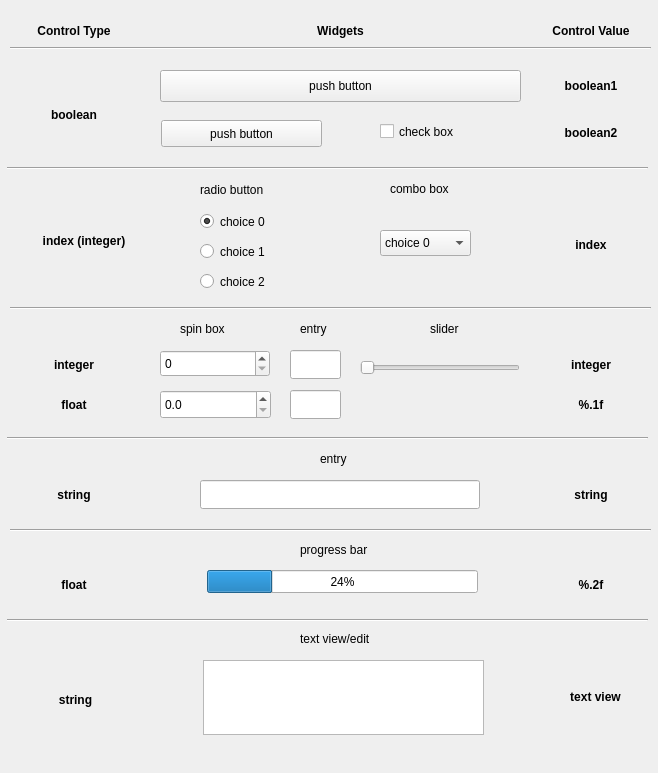
<ui version="4.0" >
 <author>Copyright (c) 2006 Fabrizio Pollastri</author>
 <class>example</class>
 <widget class="QMainWindow" name="example" >
  <property name="geometry" >
   <rect>
    <x>0</x>
    <y>0</y>
    <width>658</width>
    <height>773</height>
   </rect>
  </property>
  <property name="windowTitle" >
   <string>AVC Qt4 showcase example</string>
  </property>
  <widget class="QWidget" name="centralwidget" >
   <property name="geometry" >
    <rect>
     <x>0</x>
     <y>26</y>
     <width>658</width>
     <height>747</height>
    </rect>
   </property>
   <widget class="QPushButton" name="boolean1__pushbutton" >
    <property name="geometry" >
     <rect>
      <x>160</x>
      <y>70</y>
      <width>361</width>
      <height>32</height>
     </rect>
    </property>
    <property name="text" >
     <string>push button</string>
    </property>
   </widget>
   <widget class="Line" name="line" >
    <property name="geometry" >
     <rect>
      <x>10</x>
      <y>40</y>
      <width>641</width>
      <height>16</height>
     </rect>
    </property>
    <property name="orientation" >
     <enum>Qt::Horizontal</enum>
    </property>
   </widget>
   <widget class="QPushButton" name="boolean2__pushbutton2" >
    <property name="geometry" >
     <rect>
      <x>161</x>
      <y>120</y>
      <width>161</width>
      <height>27</height>
     </rect>
    </property>
    <property name="sizePolicy" >
     <sizepolicy vsizetype="Fixed" hsizetype="Expanding" >
      <horstretch>0</horstretch>
      <verstretch>0</verstretch>
     </sizepolicy>
    </property>
    <property name="text" >
     <string>push button</string>
    </property>
   </widget>
   <widget class="QCheckBox" name="boolean2" >
    <property name="geometry" >
     <rect>
      <x>380</x>
      <y>120</y>
      <width>141</width>
      <height>23</height>
     </rect>
    </property>
    <property name="autoFillBackground" >
     <bool>false</bool>
    </property>
    <property name="text" >
     <string>check box</string>
    </property>
   </widget>
   <widget class="Line" name="line_2" >
    <property name="geometry" >
     <rect>
      <x>7</x>
      <y>160</y>
      <width>641</width>
      <height>16</height>
     </rect>
    </property>
    <property name="orientation" >
     <enum>Qt::Horizontal</enum>
    </property>
   </widget>
   <widget class="QRadioButton" name="radio__button0" >
    <property name="geometry" >
     <rect>
      <x>200</x>
      <y>210</y>
      <width>112</width>
      <height>23</height>
     </rect>
    </property>
    <property name="text" >
     <string>choice 0</string>
    </property>
    <property name="checked" >
     <bool>true</bool>
    </property>
   </widget>
   <widget class="QRadioButton" name="radio__button2" >
    <property name="geometry" >
     <rect>
      <x>200</x>
      <y>270</y>
      <width>112</width>
      <height>23</height>
     </rect>
    </property>
    <property name="text" >
     <string>choice 2</string>
    </property>
   </widget>
   <widget class="QLabel" name="label" >
    <property name="geometry" >
     <rect>
      <x>200</x>
      <y>180</y>
      <width>78</width>
      <height>20</height>
     </rect>
    </property>
    <property name="text" >
     <string>radio button</string>
    </property>
   </widget>
   <widget class="QRadioButton" name="radio__button1" >
    <property name="geometry" >
     <rect>
      <x>200</x>
      <y>240</y>
      <width>111</width>
      <height>23</height>
     </rect>
    </property>
    <property name="text" >
     <string>choice 1</string>
    </property>
   </widget>
   <widget class="QLabel" name="label_2" >
    <property name="geometry" >
     <rect>
      <x>390</x>
      <y>180</y>
      <width>68</width>
      <height>17</height>
     </rect>
    </property>
    <property name="text" >
     <string>combo box</string>
    </property>
   </widget>
   <widget class="QLabel" name="label_3" >
    <property name="geometry" >
     <rect>
      <x>180</x>
      <y>320</y>
      <width>58</width>
      <height>17</height>
     </rect>
    </property>
    <property name="text" >
     <string>spin box</string>
    </property>
   </widget>
   <widget class="QLineEdit" name="float__entry" >
    <property name="geometry" >
     <rect>
      <x>290</x>
      <y>390</y>
      <width>51</width>
      <height>29</height>
     </rect>
    </property>
   </widget>
   <widget class="QLabel" name="label_4" >
    <property name="geometry" >
     <rect>
      <x>300</x>
      <y>320</y>
      <width>32</width>
      <height>17</height>
     </rect>
    </property>
    <property name="text" >
     <string>entry</string>
    </property>
   </widget>
   <widget class="QSpinBox" name="integer__spinbox" >
    <property name="geometry" >
     <rect>
      <x>160</x>
      <y>350</y>
      <width>110</width>
      <height>27</height>
     </rect>
    </property>
    <property name="maximum" >
     <number>999999</number>
    </property>
   </widget>
   <widget class="Line" name="line_4" >
    <property name="geometry" >
     <rect>
      <x>7</x>
      <y>430</y>
      <width>641</width>
      <height>16</height>
     </rect>
    </property>
    <property name="orientation" >
     <enum>Qt::Horizontal</enum>
    </property>
   </widget>
   <widget class="QLabel" name="label_5" >
    <property name="geometry" >
     <rect>
      <x>320</x>
      <y>450</y>
      <width>32</width>
      <height>17</height>
     </rect>
    </property>
    <property name="text" >
     <string>entry</string>
    </property>
   </widget>
   <widget class="Line" name="line_5" >
    <property name="geometry" >
     <rect>
      <x>7</x>
      <y>610</y>
      <width>641</width>
      <height>20</height>
     </rect>
    </property>
    <property name="orientation" >
     <enum>Qt::Horizontal</enum>
    </property>
   </widget>
   <widget class="QLabel" name="label_6" >
    <property name="geometry" >
     <rect>
      <x>430</x>
      <y>320</y>
      <width>34</width>
      <height>17</height>
     </rect>
    </property>
    <property name="text" >
     <string>slider</string>
    </property>
   </widget>
   <widget class="QLabel" name="label_7" >
    <property name="geometry" >
     <rect>
      <x>300</x>
      <y>630</y>
      <width>82</width>
      <height>17</height>
     </rect>
    </property>
    <property name="text" >
     <string>text view/edit</string>
    </property>
   </widget>
   <widget class="QLineEdit" name="integer__entry" >
    <property name="geometry" >
     <rect>
      <x>290</x>
      <y>350</y>
      <width>51</width>
      <height>29</height>
     </rect>
    </property>
   </widget>
   <widget class="QLineEdit" name="string__entry" >
    <property name="geometry" >
     <rect>
      <x>200</x>
      <y>480</y>
      <width>280</width>
      <height>29</height>
     </rect>
    </property>
   </widget>
   <widget class="Line" name="line_3" >
    <property name="geometry" >
     <rect>
      <x>10</x>
      <y>300</y>
      <width>641</width>
      <height>16</height>
     </rect>
    </property>
    <property name="orientation" >
     <enum>Qt::Horizontal</enum>
    </property>
   </widget>
   <widget class="QTextEdit" name="textview__textedit" >
    <property name="geometry" >
     <rect>
      <x>203</x>
      <y>660</y>
      <width>281</width>
      <height>75</height>
     </rect>
    </property>
   </widget>
   <widget class="QComboBox" name="radio__combobox" >
    <property name="geometry" >
     <rect>
      <x>380</x>
      <y>230</y>
      <width>91</width>
      <height>26</height>
     </rect>
    </property>
    <property name="minimumContentsLength" >
     <number>0</number>
    </property>
    <item>
     <property name="text" >
      <string>choice 0</string>
     </property>
    </item>
    <item>
     <property name="text" >
      <string>choice 1</string>
     </property>
    </item>
    <item>
     <property name="text" >
      <string>choice 2</string>
     </property>
    </item>
   </widget>
   <widget class="QLabel" name="textLabel1" >
    <property name="geometry" >
     <rect>
      <x>20</x>
      <y>20</y>
      <width>108</width>
      <height>22</height>
     </rect>
    </property>
    <property name="font" >
     <font>
      <weight>75</weight>
      <bold>true</bold>
     </font>
    </property>
    <property name="text" >
     <string>Control Type</string>
    </property>
    <property name="alignment" >
     <set>Qt::AlignCenter</set>
    </property>
    <property name="wordWrap" >
     <bool>false</bool>
    </property>
   </widget>
   <widget class="QLabel" name="textLabel3" >
    <property name="geometry" >
     <rect>
      <x>310</x>
      <y>20</y>
      <width>61</width>
      <height>22</height>
     </rect>
    </property>
    <property name="font" >
     <font>
      <weight>75</weight>
      <bold>true</bold>
     </font>
    </property>
    <property name="text" >
     <string>Widgets</string>
    </property>
    <property name="alignment" >
     <set>Qt::AlignCenter</set>
    </property>
    <property name="wordWrap" >
     <bool>false</bool>
    </property>
   </widget>
   <widget class="QLabel" name="textLabel2" >
    <property name="geometry" >
     <rect>
      <x>540</x>
      <y>20</y>
      <width>102</width>
      <height>22</height>
     </rect>
    </property>
    <property name="font" >
     <font>
      <weight>75</weight>
      <bold>true</bold>
     </font>
    </property>
    <property name="text" >
     <string>Control Value</string>
    </property>
    <property name="alignment" >
     <set>Qt::AlignCenter</set>
    </property>
    <property name="wordWrap" >
     <bool>false</bool>
    </property>
   </widget>
   <widget class="QLabel" name="textLabel4" >
    <property name="geometry" >
     <rect>
      <x>20</x>
      <y>100</y>
      <width>108</width>
      <height>30</height>
     </rect>
    </property>
    <property name="font" >
     <font>
      <weight>75</weight>
      <bold>true</bold>
     </font>
    </property>
    <property name="text" >
     <string>boolean</string>
    </property>
    <property name="alignment" >
     <set>Qt::AlignCenter</set>
    </property>
    <property name="wordWrap" >
     <bool>false</bool>
    </property>
   </widget>
   <widget class="QLabel" name="textLabel5" >
    <property name="geometry" >
     <rect>
      <x>30</x>
      <y>230</y>
      <width>108</width>
      <height>21</height>
     </rect>
    </property>
    <property name="font" >
     <font>
      <weight>75</weight>
      <bold>true</bold>
     </font>
    </property>
    <property name="text" >
     <string>index (integer)</string>
    </property>
    <property name="alignment" >
     <set>Qt::AlignCenter</set>
    </property>
    <property name="wordWrap" >
     <bool>false</bool>
    </property>
   </widget>
   <widget class="QLabel" name="textLabel6" >
    <property name="geometry" >
     <rect>
      <x>20</x>
      <y>350</y>
      <width>108</width>
      <height>29</height>
     </rect>
    </property>
    <property name="font" >
     <font>
      <weight>75</weight>
      <bold>true</bold>
     </font>
    </property>
    <property name="text" >
     <string>integer</string>
    </property>
    <property name="alignment" >
     <set>Qt::AlignCenter</set>
    </property>
    <property name="wordWrap" >
     <bool>false</bool>
    </property>
   </widget>
   <widget class="QLabel" name="textLabel7" >
    <property name="geometry" >
     <rect>
      <x>20</x>
      <y>390</y>
      <width>108</width>
      <height>29</height>
     </rect>
    </property>
    <property name="font" >
     <font>
      <weight>75</weight>
      <bold>true</bold>
     </font>
    </property>
    <property name="text" >
     <string>float</string>
    </property>
    <property name="alignment" >
     <set>Qt::AlignCenter</set>
    </property>
    <property name="wordWrap" >
     <bool>false</bool>
    </property>
   </widget>
   <widget class="QLabel" name="textLabel8" >
    <property name="geometry" >
     <rect>
      <x>20</x>
      <y>480</y>
      <width>108</width>
      <height>29</height>
     </rect>
    </property>
    <property name="font" >
     <font>
      <weight>75</weight>
      <bold>true</bold>
     </font>
    </property>
    <property name="text" >
     <string>string</string>
    </property>
    <property name="alignment" >
     <set>Qt::AlignCenter</set>
    </property>
    <property name="wordWrap" >
     <bool>false</bool>
    </property>
   </widget>
   <widget class="QLabel" name="label_9" >
    <property name="geometry" >
     <rect>
      <x>20</x>
      <y>690</y>
      <width>111</width>
      <height>20</height>
     </rect>
    </property>
    <property name="font" >
     <font>
      <weight>75</weight>
      <bold>true</bold>
     </font>
    </property>
    <property name="text" >
     <string>string</string>
    </property>
    <property name="alignment" >
     <set>Qt::AlignCenter</set>
    </property>
   </widget>
   <widget class="QLabel" name="textview__var" >
    <property name="geometry" >
     <rect>
      <x>540</x>
      <y>666</y>
      <width>111</width>
      <height>61</height>
     </rect>
    </property>
    <property name="font" >
     <font>
      <weight>75</weight>
      <bold>true</bold>
     </font>
    </property>
    <property name="text" >
     <string>text view</string>
    </property>
    <property name="alignment" >
     <set>Qt::AlignCenter</set>
    </property>
   </widget>
   <widget class="QLabel" name="string__var" >
    <property name="geometry" >
     <rect>
      <x>540</x>
      <y>480</y>
      <width>102</width>
      <height>29</height>
     </rect>
    </property>
    <property name="font" >
     <font>
      <weight>75</weight>
      <bold>true</bold>
     </font>
    </property>
    <property name="text" >
     <string>string</string>
    </property>
    <property name="alignment" >
     <set>Qt::AlignCenter</set>
    </property>
    <property name="wordWrap" >
     <bool>false</bool>
    </property>
   </widget>
   <widget class="QLabel" name="integer__var" >
    <property name="geometry" >
     <rect>
      <x>540</x>
      <y>350</y>
      <width>102</width>
      <height>29</height>
     </rect>
    </property>
    <property name="font" >
     <font>
      <weight>75</weight>
      <bold>true</bold>
     </font>
    </property>
    <property name="text" >
     <string>integer</string>
    </property>
    <property name="alignment" >
     <set>Qt::AlignCenter</set>
    </property>
    <property name="wordWrap" >
     <bool>false</bool>
    </property>
   </widget>
   <widget class="QLabel" name="radio__var" >
    <property name="geometry" >
     <rect>
      <x>540</x>
      <y>220</y>
      <width>102</width>
      <height>49</height>
     </rect>
    </property>
    <property name="font" >
     <font>
      <weight>75</weight>
      <bold>true</bold>
     </font>
    </property>
    <property name="text" >
     <string>index</string>
    </property>
    <property name="alignment" >
     <set>Qt::AlignCenter</set>
    </property>
    <property name="wordWrap" >
     <bool>false</bool>
    </property>
   </widget>
   <widget class="QLabel" name="boolean2__label" >
    <property name="geometry" >
     <rect>
      <x>540</x>
      <y>120</y>
      <width>102</width>
      <height>26</height>
     </rect>
    </property>
    <property name="font" >
     <font>
      <weight>75</weight>
      <bold>true</bold>
     </font>
    </property>
    <property name="text" >
     <string>boolean2</string>
    </property>
    <property name="alignment" >
     <set>Qt::AlignCenter</set>
    </property>
    <property name="wordWrap" >
     <bool>false</bool>
    </property>
   </widget>
   <widget class="QLabel" name="boolean1__var" >
    <property name="geometry" >
     <rect>
      <x>540</x>
      <y>70</y>
      <width>102</width>
      <height>32</height>
     </rect>
    </property>
    <property name="font" >
     <font>
      <weight>75</weight>
      <bold>true</bold>
     </font>
    </property>
    <property name="text" >
     <string>boolean1</string>
    </property>
    <property name="alignment" >
     <set>Qt::AlignCenter</set>
    </property>
    <property name="wordWrap" >
     <bool>false</bool>
    </property>
   </widget>
   <widget class="QSlider" name="integer__slider" >
    <property name="geometry" >
     <rect>
      <x>360</x>
      <y>360</y>
      <width>160</width>
      <height>16</height>
     </rect>
    </property>
    <property name="singleStep" >
     <number>1</number>
    </property>
    <property name="orientation" >
     <enum>Qt::Horizontal</enum>
    </property>
   </widget>
   <widget class="QDoubleSpinBox" name="float__spinbox" >
    <property name="geometry" >
     <rect>
      <x>160</x>
      <y>390</y>
      <width>111</width>
      <height>29</height>
     </rect>
    </property>
    <property name="specialValueText" >
     <string/>
    </property>
    <property name="decimals" >
     <number>1</number>
    </property>
    <property name="maximum" >
     <double>1000000.000000000000000</double>
    </property>
    <property name="singleStep" >
     <double>0.100000000000000</double>
    </property>
   </widget>
   <widget class="QLabel" name="float__var" >
    <property name="geometry" >
     <rect>
      <x>540</x>
      <y>390</y>
      <width>102</width>
      <height>29</height>
     </rect>
    </property>
    <property name="font" >
     <font>
      <weight>75</weight>
      <bold>true</bold>
     </font>
    </property>
    <property name="text" >
     <string>%.1f</string>
    </property>
    <property name="alignment" >
     <set>Qt::AlignCenter</set>
    </property>
    <property name="wordWrap" >
     <bool>false</bool>
    </property>
   </widget>
   <widget class="Line" name="line_6" >
    <property name="geometry" >
     <rect>
      <x>10</x>
      <y>520</y>
      <width>641</width>
      <height>20</height>
     </rect>
    </property>
    <property name="orientation" >
     <enum>Qt::Horizontal</enum>
    </property>
   </widget>
   <widget class="QLabel" name="label_8" >
    <property name="geometry" >
     <rect>
      <x>300</x>
      <y>540</y>
      <width>71</width>
      <height>20</height>
     </rect>
    </property>
    <property name="text" >
     <string>progress bar</string>
    </property>
   </widget>
   <widget class="QProgressBar" name="progressbar__progressbar" >
    <property name="geometry" >
     <rect>
      <x>207</x>
      <y>570</y>
      <width>271</width>
      <height>23</height>
     </rect>
    </property>
    <property name="value" >
     <number>24</number>
    </property>
   </widget>
   <widget class="QLabel" name="textLabel7_2" >
    <property name="geometry" >
     <rect>
      <x>20</x>
      <y>570</y>
      <width>108</width>
      <height>29</height>
     </rect>
    </property>
    <property name="font" >
     <font>
      <weight>75</weight>
      <bold>true</bold>
     </font>
    </property>
    <property name="text" >
     <string>float</string>
    </property>
    <property name="alignment" >
     <set>Qt::AlignCenter</set>
    </property>
    <property name="wordWrap" >
     <bool>false</bool>
    </property>
   </widget>
   <widget class="QLabel" name="progressbar__var" >
    <property name="geometry" >
     <rect>
      <x>540</x>
      <y>570</y>
      <width>102</width>
      <height>29</height>
     </rect>
    </property>
    <property name="font" >
     <font>
      <weight>75</weight>
      <bold>true</bold>
     </font>
    </property>
    <property name="text" >
     <string>%.2f</string>
    </property>
    <property name="alignment" >
     <set>Qt::AlignCenter</set>
    </property>
    <property name="wordWrap" >
     <bool>false</bool>
    </property>
   </widget>
  </widget>
  <widget class="QMenuBar" name="menuBar" >
   <property name="geometry" >
    <rect>
     <x>0</x>
     <y>0</y>
     <width>658</width>
     <height>26</height>
    </rect>
   </property>
  </widget>
 </widget>
 <resources/>
 <connections/>
</ui>
